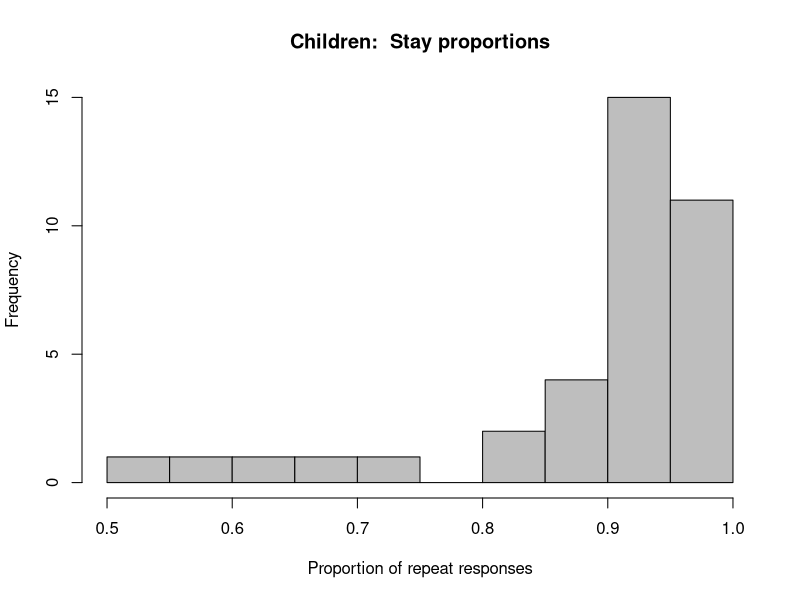
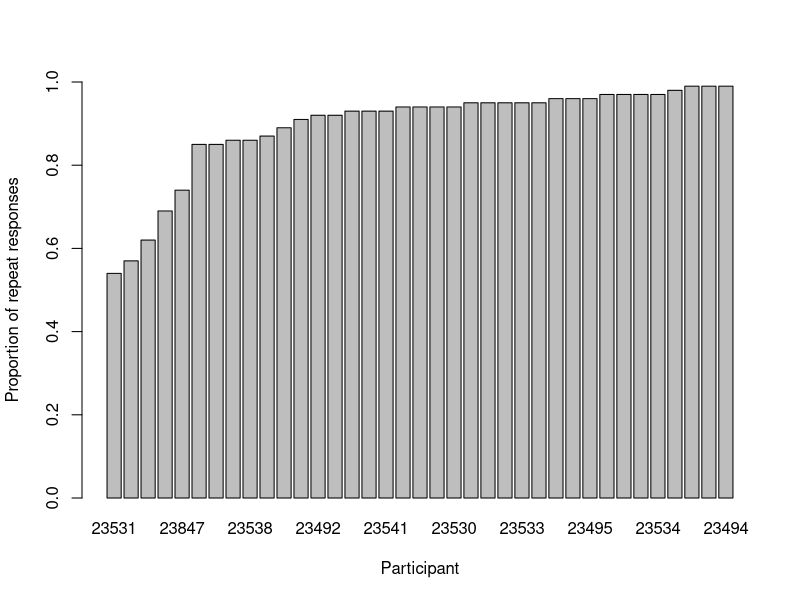
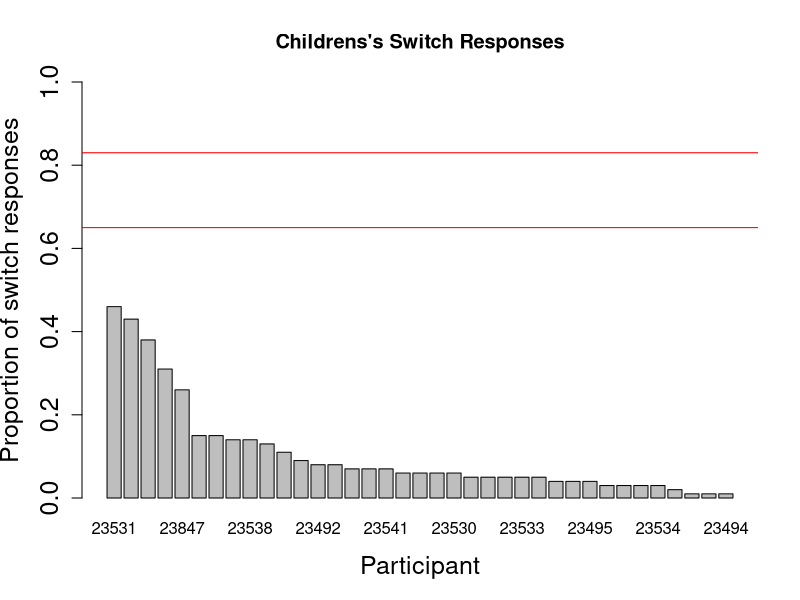
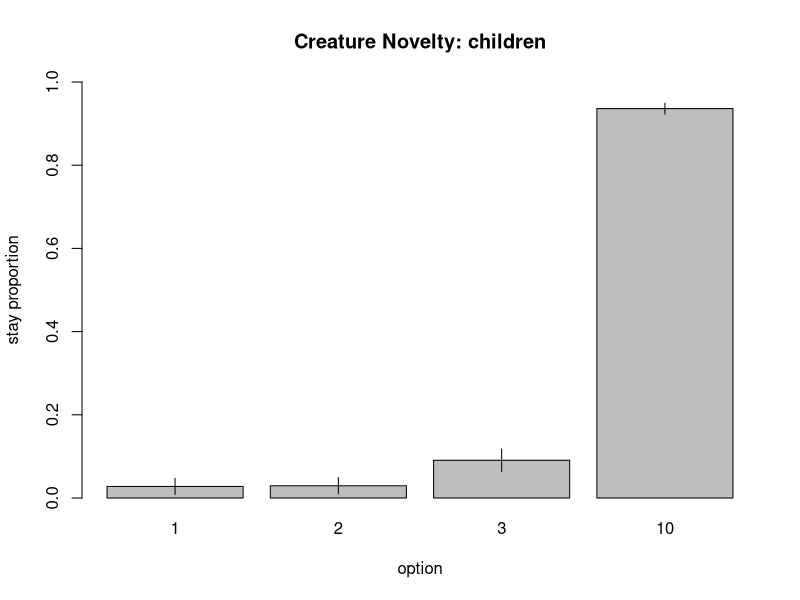

The R script that drew these images, in order: (Note: this script raises an error after producing the figures.)

setwd("/Users/nathanblanco/Dropbox/Work/current_projects/exploration studies/Baseline/data")

alldata <- read.table('door_data_adults.txt', header=F)
#alldata <- read.table('door_data_children.txt', header=F)

#self.subj, 'main', self.trial, self.cond, res, rt, payoff, self.earnings, str(self.rewards[int(res)])+'candy'+self.candy_types[int(res)]+'-bland.png', door_index, chose_door, self.rewards])


names(alldata) <- c('subj', 'phase', 'trial', 'cond', 'res', 'rt', 'reward', 'total', 'image', 'door_loc', 'door_chose', 'r1', 'r2', 'r3', 'r4')

alldata$door_reward
for (i in 1:length(alldata[,1])) {
	
	alldata$door_reward[i] <- alldata[i,12+alldata$door_loc[i]]
	
}


alldata$stay <- NULL
for (i in 1:length(alldata[,1])) {
    alldata$stay[i] <- as.numeric(alldata[i,]$res == alldata[i-1,]$res)
    
    if (alldata[i,]$trial == 1) { alldata$stay[i] <- 0 }
    
    }

stay_total <- tapply(alldata$stay, alldata$subj, sum)

for (i in 1:length(stay_total)) {
	x <- binom.test(stay_total[i], 100, 0.25)
	print(x)
	
}

for (i in seq(100)) {
	x <- binom.test(i, 100, 0.25)
	print(x)
	
}

65-83

#binom.test(x, n, p = 0.5,
#           alternative = c("two.sided", "less", "greater"),
#           conf.level = 0.95)




stay_props <- tapply(alldata$stay, alldata$subj, mean)

hist(stay_props, main= "Children:  Stay proportions", xlab="Proportion of repeat responses", col='grey')

barplot(stay_props[order(stay_props)],
		main ='',
		ylim=c(0,1),
		ylab="Proportion of repeat responses",
		xlab="Participant")


barplot(1-stay_props[order(stay_props)],
		main ="Childrens's Switch Responses",
		ylim=c(0,1),
		ylab="Proportion of switch responses",
		xlab="Participant", cex.axis=1.5, cex.lab=1.5)
abline(0.65, 0, col='red')
abline(0.83, 0, col='red')

stay_props_byoptions <- tapply(alldata$stay, list(alldata$reward, alldata$subj), mean)

# only for baseline kids because of one kid that never chose 2 option
#stay_props_byoptions[2,5] <- 0


means <- c( mean(stay_props_byoptions[1,], na.rm=T),
			mean(stay_props_byoptions[2,] , na.rm=T),
			mean(stay_props_byoptions[3,] , na.rm=T), 
			mean(stay_props_byoptions[4,] , na.rm=T))
			
sds <- c( sd(stay_props_byoptions[1,], na.rm=T),
			sd(stay_props_byoptions[2,], na.rm=T),
			sd(stay_props_byoptions[3,], na.rm=T),
			sd(stay_props_byoptions[4,], na.rm=T))

ns <- c( length(stay_props_byoptions[1,]),
			length(stay_props_byoptions[2,]),
			length(stay_props_byoptions[3,]),
			length(stay_props_byoptions[4,]))
			
ses <- sds/sqrt(ns)

x <- barplot(means, names.arg = c("1", "2", "3", "10"),
			 main = "Creature Novelty: children",
			 xlab = "option",
			 ylab = "stay proportion",
			 ylim = c(0,1))
segments(x, means+ses, x, means-ses)

######################
choices <- tapply(alldata$reward, list(alldata$subj, alldata$reward), length)
choice_props <- choices[,4]/100
t.test(choice_props, mu=0.25)

#####


##########################







t.test(choice_props_adults, choice_props_kids, var.equal=T)

d.t.unpaired<-function(t.val,n1,n2){
  d<-t.val*sqrt((n1+n2)/(n1*n2))
  names(d)<-"effect size d"
  return(d)
}


block1 <- alldata[alldata$trial <= 20,]
block2 <- alldata[alldata$trial > 20 & alldata$trial <= 40,]
block3 <- alldata[alldata$trial > 40 & alldata$trial <= 60,]
block4 <- alldata[alldata$trial > 60 & alldata$trial <= 80,]
block5 <- alldata[alldata$trial > 80 & alldata$trial <= 100,]


block1_choices <- tapply(block1$reward, list(block1$subj, block1$reward), length)
block1_choices[is.na(block1_choices)] <- 0

block2_choices <- tapply(block2$reward, list(block2$subj, block2$reward), length)
block2_choices[is.na(block2_choices)] <- 0

block3_choices <- tapply(block3$reward, list(block3$subj, block3$reward), length)
block3_choices[is.na(block3_choices)] <- 0

block4_choices <- tapply(block4$reward, list(block4$subj, block4$reward), length)
block4_choices[is.na(block4_choices)] <- 0

block5_choices <- tapply(block5$reward, list(block5$subj, block5$reward), length)
block5_choices[is.na(block5_choices)] <- 0


# means
line10_means <- c( mean(block1_choices[,4]), 
             mean(block2_choices[,4]),
             mean(block3_choices[,4]),
             mean(block4_choices[,4]),
             mean(block5_choices[,4]))
             
line3_means <- c( mean(block1_choices[,3]), 
             mean(block2_choices[,3]),
             mean(block3_choices[,3]),
             mean(block4_choices[,3]),
             mean(block5_choices[,3]))
             
line2_means <- c( mean(block1_choices[,2]), 
             mean(block2_choices[,2]),
             mean(block3_choices[,2]),
             mean(block4_choices[,2]),
             mean(block5_choices[,2]))
             
line1_means <- c( mean(block1_choices[,1]), 
             mean(block2_choices[,1]),
             mean(block3_choices[,1]),
             mean(block4_choices[,1]),
             mean(block5_choices[,1]))

# standard deviations
line10_sds <- c( sd(block1_choices[,4]), 
             sd(block2_choices[,4]),
             sd(block3_choices[,4]),
             sd(block4_choices[,4]),
             sd(block5_choices[,4]))
             
line3_sds <- c( sd(block1_choices[,3]), 
             sd(block2_choices[,3]),
             sd(block3_choices[,3]),
             sd(block4_choices[,3]),
             sd(block5_choices[,3]))
             
line2_sds <- c( sd(block1_choices[,2]), 
             sd(block2_choices[,2]),
             sd(block3_choices[,2]),
             sd(block4_choices[,2]),
             sd(block5_choices[,2]))
             
line1_sds <- c( sd(block1_choices[,1]), 
             sd(block2_choices[,1]),
             sd(block3_choices[,1]),
             sd(block4_choices[,1]),
             sd(block5_choices[,1]))

# Ns
line10_lengths <- c( length(block1_choices[,4]), 
             length(block2_choices[,4]),
             length(block3_choices[,4]),
             length(block4_choices[,4]),
             length(block5_choices[,4]))
             
line3_lengths <- c( length(block1_choices[,3]), 
             length(block2_choices[,3]),
             length(block3_choices[,3]),
             length(block4_choices[,3]),
             length(block5_choices[,3]))
             
line2_lengths <- c( length(block1_choices[,2]), 
             length(block2_choices[,2]),
             length(block3_choices[,2]),
             length(block4_choices[,2]),
             length(block5_choices[,2]))
             
line1_lengths <- c( length(block1_choices[,1]), 
             length(block2_choices[,1]),
             length(block3_choices[,1]),
             length(block4_choices[,1]),
             length(block5_choices[,1]))
             
line10_ses <- line10_sds/sqrt(line10_lengths)
line3_ses <- line3_sds/sqrt(line3_lengths)
line2_ses <- line2_sds/sqrt(line2_lengths)
line1_ses <- line1_sds/sqrt(line1_lengths)



plot(line10_means/20, type='l', col = 'blue', 
	 ylim=c(0,1), ylab='Proportion of selections', 
	 xlab="Block (20 trials)", main='', cex.lab= 1.4, cex.axis=1.3, lwd=3)
lines(line3_means/20, col = 'green', lwd=3)
lines(line2_means/20, col = 'yellow', lwd=3)
lines(line1_means/20, col = 'red', lwd=3)

legend(1, 1.0, c("10", "3", "2", "1"), 
	   col = c("blue", "green", "yellow", "red"), 
	   lty = c(1,1,1,1), cex = 1.2)

x <- seq(5)
segments(x, line10_means/20+line10_ses/20, x, line10_means/20-line10_ses/20, col='blue')
segments(x, line3_means/20+line3_ses/20, x, line3_means/20-line3_ses/20, col='green')
segments(x, line2_means/20+line2_ses/20, x, line2_means/20-line2_ses/20, col='yellow')
segments(x, line1_means/20+line1_ses/20, x, line1_means/20-line1_ses/20, col='red')

####################################################################

choice_props_door <- tapply(alldata$reward, list(alldata$subj, alldata$reward, alldata$door_chose), length)
choice_props_door[is.na(choice_props_door)] <- 0

#choice_props_door <- choice_props_door/100
choice_props_door[,,1] <- choice_props_door[,,1]/75
choice_props_door[,,2] <- choice_props_door[,,2]/25

means <- apply(choice_props_door, c(2,3), mean)
sds <- apply(choice_props_door, c(2,3), sd)
Ns <- apply(choice_props_door, c(2,3), length)

ses <- sds/sqrt(Ns)

x <- barplot(t(means), beside=T, xlab= "Value", ylab="Probability of choosing option",
			 legend.text= c("Exposed", "Covered"), ylim=c(0,1.0
			 ))
segments(x,t(means)+t(ses), x, t(means)-t(ses))


#weighted_means <- c(means[,1]/0.75, means[,2]/0.25)
#weighted_means2 <- t(matrix(weighted_means, 4))

#x <- barplot(weighted_means2, beside=T, xlab= "Value", ylab="Weighted Mean proportions",
#			 legend.text= c("Exposed", "Covered"), ylim=c(0,1.0),
#			 names.arg=c('1','2','3','4'))
#segments(x,weighted_means2+t(ses), x, weighted_means2-t(ses))

#####################################################################





#####################################################################

door_choices <- tapply(alldata$door_chose, alldata$subj, mean)

t.test(door_choices, mu=0.25)




barplot(door_choices[order(door_choices)], ylim=c(0,1), xlab="Individual Participant", ylab = "Door chosen proportion")

abline(0.165, 0, col='red')
abline(0.34, 0, col='red')

abline(0.5, 0, col='green')

hist(door_choices, breaks=c(0.0,0.1,0.2,0.3,0.4,0.5,0.6,0.7,0.8,0.9,1.0), 
col='blue',border='black', density=35,xlab='Proportion of trials covered option selected', main='')

stripchart(door_choices, vertical = TRUE,  
    method = "jitter", pch = 19, col = 'blue', ylab='Proportion of trials covered option selected')
    
    
abline(0.165, 0, col='red')
abline(0.34, 0, col='red')  
    
    

non_door_data <- alldata[alldata$door_chose == 0,]

choices <- tapply(non_door_data$reward, list(non_door_data$subj, non_door_data$reward), length)
choices[is.na(choices)] <- 0

door_n <- tapply(alldata$door_chose, alldata$subj, sum)
non_door_n <- 100 - door_n

choice_props <- choices[,4]/non_door_n[-5]


barplot(choices[,4]/100, ylim=c(0,1), xlab="Subject", main="Door not chosen trials", ylab = "10 options chosen proportion")




######################################################################

 subjects <- unique(alldata$subj)
 
 graphs_per_row = 5
 
 #par(mfrow=c( ceiling(length(subjects) / graphs_per_row), graphs_per_row))
 par(mfrow=c(2,5))
 
 for (i in subjects) {
		graphdata <- alldata[alldata$subj == i,]
 
 
 		block1 <- graphdata[graphdata$trial <= 20,]
 		block2 <- graphdata[graphdata$trial > 20 & graphdata$trial <= 40,]
 		block3 <- graphdata[graphdata$trial > 40 & graphdata$trial <= 60,]
 		block4 <- graphdata[graphdata$trial > 60 & graphdata$trial <= 80,]
 		block5 <- graphdata[graphdata$trial > 80 & graphdata$trial <= 100,]
   
 		# means
 		line <- c( sum(block1$door_chose)/20, 
 					 sum(block2$door_chose)/20,
 					 sum(block3$door_chose)/20,
 					 sum(block4$door_chose)/20,
 					 sum(block5$door_chose)/20)

 
 		plot(line, type='l', col = 'blue', ylim=c(0,1), ylab='Door choice proportion',
 		xlab="Block", mar = c(0.1,0.1,0.1,0.1)
 		, main=toString(i))

 
 	   }

#############################################################
hidden_best <- alldata[alldata$door_reward == 10,]
hidden_not_best <- alldata[alldata$door_reward != 10,]

hidden_best_choices <- tapply(hidden_best$reward, list(hidden_best$subj, hidden_best$reward), length)
hidden_not_best_choices <- tapply(hidden_not_best$reward, list(hidden_not_best$subj, hidden_not_best$reward), length)

hidden_best_choices[is.na(hidden_best_choices)] <- 0
hidden_not_best_choices[is.na(hidden_not_best_choices)] <- 0


hidden_best_choices <- as.data.frame(hidden_best_choices)
hidden_not_best_choices <- as.data.frame(hidden_not_best_choices)

hidden_best_choices$sum <- hidden_best_choices$'1'+hidden_best_choices$'2'+hidden_best_choices$'3'+hidden_best_choices$'10'

hidden_not_best_choices$sum <- hidden_not_best_choices$'1'+hidden_not_best_choices$'2'+hidden_not_best_choices$'3'+hidden_not_best_choices$'10'

hidden_best_choices$best_prop <- hidden_best_choices$'10'/hidden_best_choices$sum
hidden_best_choices$other_prop <- 1 - hidden_best_choices$best_prop

hidden_not_best_choices$best_prop <- hidden_not_best_choices$'10'/hidden_not_best_choices$sum
hidden_not_best_choices$other_prop <- 1 - hidden_not_best_choices$best_prop




#################################################
adults_best_by_hidden <- NULL
adults_best_by_hidden$best_hidden <- hidden_best_choices$best_prop
adults_best_by_hidden$best_exposed <- hidden_not_best_choices$best_prop

adults_best_by_hidden <- as.data.frame(adults_best_by_hidden)




#################################################
children_best_by_hidden <- NULL
children_best_by_hidden$best_hidden <- hidden_best_choices$best_prop
children_best_by_hidden$best_exposed <- hidden_not_best_choices$best_prop

children_best_by_hidden <- as.data.frame(children_best_by_hidden)


